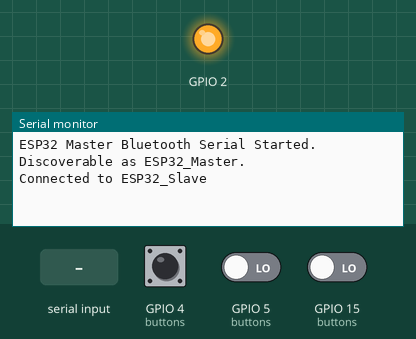
Recording of a program running on a simulated ESP32. Parts: output pins drawn as LEDs (lit = HIGH), the last lines printed to the serial monitor. The inputs (shaded band) are chosen by the test bench; at power-on: GPIO 4 (buttons) LOW, GPIO 5 (buttons) LOW, GPIO 15 (buttons) LOW. Nothing arrives over Bluetooth unless stated.

Above: at 1.2 s.
1.3 s: GPIO 4 (buttons) pulled HIGH for 0.15 s
At 2.5 s:
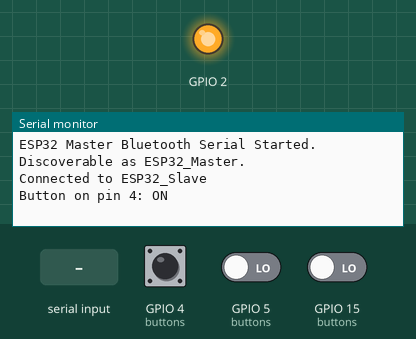
2.9 s: "1\n" received over the second serial link
At 4.0 s:
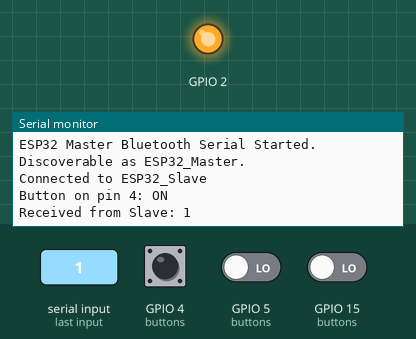
4.4 s: GPIO 4 (buttons) pulled HIGH for 1 s
At 5.4 s:
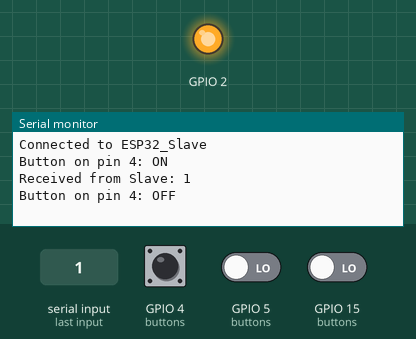

The program:

main.cpp
```cpp
#include <Arduino.h>
#include <BluetoothSerial.h>
#include <ArduinoJson.h>

// Create a BluetoothSerial object to handle Bluetooth communication
BluetoothSerial SerialBT;

// Define a struct to encapsulate button-related variables
struct Button
{
  const int pin; // Pin where the button is connected
  int state;     // Current button state
  int lastState; // Last button state
  bool isOn;     // ON/OFF state to represent if the button is toggled
};

// Initialize an array of Button structs with initial values for multiple buttons
Button buttons[] = {
    {4, 0, 0, false}, // Button 1: connected to pin 4
    {5, 0, 0, false}, // Button 2: connected to pin 5
    {15, 0, 0, false} // Button 3: connected to pin 15
};

// Calculate the number of buttons in the array
const int numButtons = sizeof(buttons) / sizeof(buttons[0]);

// Function prototype for looping through buttons
void loopThroughButton();

void setup()
{
  // Initialize serial communication for debugging
  Serial.begin(115200);

  // Set the built-in LED pin as output
  pinMode(BUILTIN_LED, OUTPUT);

  // Set all button pins as input
  for (int i = 0; i < numButtons; i++)
  {
    pinMode(buttons[i].pin, INPUT);
  }

  // Start Bluetooth communication in Master mode with device name "ESP32_Master"
  // Passing 'true' as the second argument enables master mode
  SerialBT.begin("ESP32_Master", true);
  Serial.println("ESP32 Master Bluetooth Serial Started. Discoverable as ESP32_Master.");

  // Attempt to connect to the slave ESP32 device
  while (!SerialBT.connect("ESP32_Slave"))
  {
    Serial.println("Trying to connect to ESP32_Slave...");
    delay(1000); // Wait for 1 second before retrying
  }

  // Once connected, print a confirmation message
  Serial.println("Connected to ESP32_Slave");
  // Turn on the built-in LED to indicate a successful connection
  digitalWrite(BUILTIN_LED, HIGH);
}

void loop()
{
  // Check if data is received from the slave device
  if (SerialBT.available())
  {
    // Read the incoming data from the slave device
    String received = SerialBT.readStringUntil('\n');
    Serial.println("Received from Slave: " + received);
  }

  // Call the function to handle button state changes
  loopThroughButton();

  delay(50); // Small delay to avoid overwhelming the loop
}

void loopThroughButton()
{
  // Loop through each button in the array
  for (int i = 0; i < numButtons; i++)
  {
    // Read the current state of the button
    buttons[i].state = digitalRead(buttons[i].pin);

    // Check if the button state has changed from its last recorded state
    if (buttons[i].state != buttons[i].lastState)
    {
      // If the button state has changed to HIGH, it indicates a button press
      if (buttons[i].state == HIGH)
      {
        // Toggle the ON/OFF state of the button
        buttons[i].isOn = !buttons[i].isOn;

        // Print the current state to the Serial Monitor
        Serial.print("Button on pin ");
        Serial.print(buttons[i].pin);
        Serial.print(": ");
        Serial.println(buttons[i].isOn ? "ON" : "OFF");

        // Create a JSON document to send the button state
        JsonDocument jsonDoc;
        // Add the pin number and its state to the JSON document
        jsonDoc["pin_number"] = buttons[i].pin;
        jsonDoc["pin_status"] = buttons[i].isOn;

        // Serialize the JSON document into a string
        String jsonString;
        serializeJson(jsonDoc, jsonString);

        // Send the JSON string to the slave device via Bluetooth
        SerialBT.println(jsonString);
      }

      // Small delay to debounce the button press
      delay(50);
    }

    // Update the last state of the button for the next loop iteration
    buttons[i].lastState = buttons[i].state;
  }
}
```

Measured:
- after the input at 1.3 s, the serial monitor: prints a new line at once (image 1)
- after the input at 2.9 s, the serial monitor: prints a new line at once (image 2)
- after the input at 4.4 s, the serial monitor: prints a new line at once (image 3)
